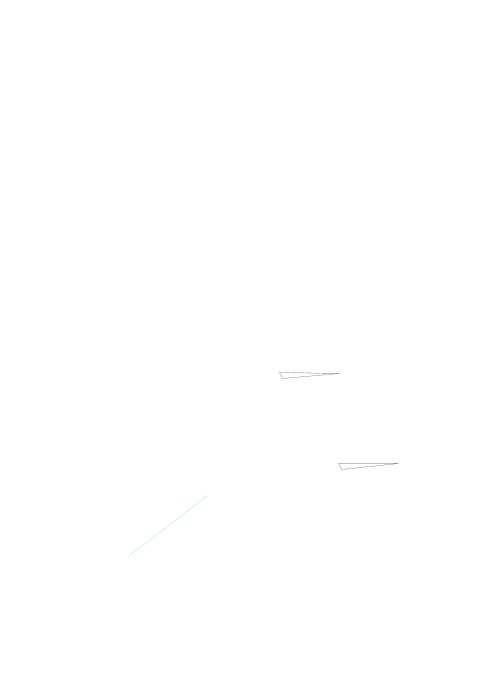
Frame 1 (no input)
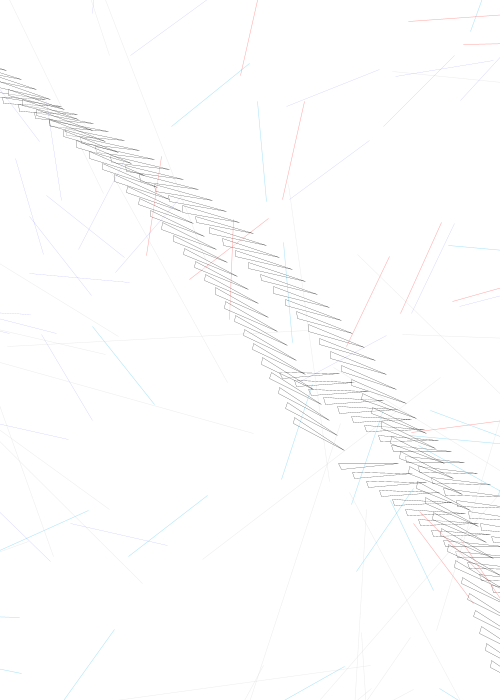
Frame 60 (the mouse pressed at the canvas centre just before this capture)
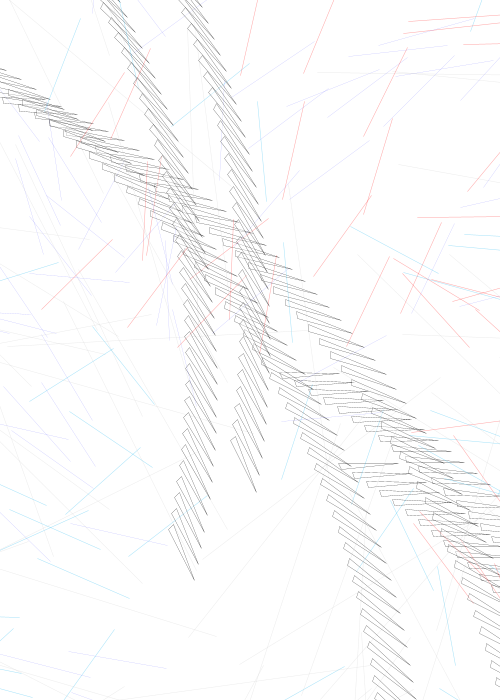
Frame 120 (the mouse held since frame 60 and released just before this capture)

The Processing sketch that drew these frames (run headless with seeded random() and noise(); from frame 60 on, the mouse is pressed at the canvas centre):

// Processing sketch: processing_82917
// ── processing_82917.pde

triang a, b;

    
void setup () {
  size (500, 700);
  background (255);//triang (float x, float y, , float speed, color1, opacidad) 
  
  a = new triang (250,350, 0.9, 255, 100);
  b = new triang (50, 50, 0.3, 255, 100);
}

void draw () {
  
  
  a.update();
  a.display();

  b.update();
  b.display();
  
  if(mousePressed); {   //NO ME FUNCIONA
  if(mouseButton==RIGHT) {
    a.speed++;
    b.speed++;
  }
  
  if(mouseButton==LEFT) { //NO ME FUNCIONA! =(
    
    stroke(255,0,0);
  }
  else {
    stroke(1);
  }
}
  
  float x = random (0, 550);
  float y = random (0, 750);
  float girar = random (0.0+PI, 0.0+TWO_PI);//  rojo
  float girar1 = random (0.0-HALF_PI, PI);// gris
  float girar2 = random (0.0+HALF_PI, PI+ HALF_PI); //azul
  float girar3 = random (0.0-HALF_PI, TWO_PI); //cyan
  float opacidad = random (10, 100);
 
  
   //linea cyan
  pushMatrix();
  translate(x++, y++);
  rotate (girar3);
  strokeWeight (0.5);
  stroke(0,174,239,90);
  line(150,300, 150,400);
  popMatrix();
 
  //linea roja
  pushMatrix();
  translate(x++, y++);
  rotate(girar);
  strokeWeight(0.5);
  stroke(255,0,0,90);
  line(250,300, 250,400);
  popMatrix();

//linea gris
  pushMatrix();
  translate(x++, y++);
  rotate(girar1);
  strokeWeight(0.5);
  stroke(200,90);
  line(250,200, 250,500);
  popMatrix();
  
 //linea azul 
  pushMatrix();
  translate(x++, y++);
  rotate (girar2);
  strokeWeight (0.2);
  stroke(0,0,255,90);
  line(250,300, 250,400);
  popMatrix();
   
}

class triang {
  float xpos;
  float ypos;
  float speed;
  int color1;
  int color2;
  float gira;
 
  triang (float x, float y, float s, int c1, int c2) {
    
    xpos = x;
    ypos = y;
    speed = s;
    color1 = c1;
    color2 = c2;

  }
 
 
  void update() {
    xpos = xpos+50;
    ypos = ypos+25;
    gira = gira+0.01;
 
    if (ypos > height) {
      ypos*= -1;
      xpos*=-1;
    }
  }
 
  void display() {
    pushMatrix();
    translate (width/2, height/2);
    scale(0.3);
    rotate (gira);
    stroke(1);
    strokeWeight(0.7);
    fill (color1, color2);
    beginShape();
    vertex(0+xpos, 0+ypos);
    vertex(8+xpos, 20+ypos);
    vertex(200+xpos, 0+ypos); //si le pongo 200 en X queda interesante
    endShape(CLOSE);
    popMatrix();
  }
}
